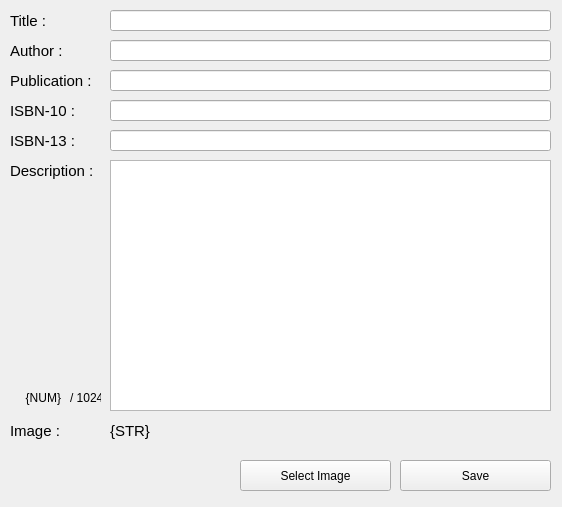
<?xml version="1.0" encoding="UTF-8"?>
<ui version="4.0">
 <class>BookEditForm</class>
 <widget class="QWidget" name="BookEditForm">
  <property name="geometry">
   <rect>
    <x>0</x>
    <y>0</y>
    <width>562</width>
    <height>507</height>
   </rect>
  </property>
  <property name="sizePolicy">
   <sizepolicy hsizetype="Fixed" vsizetype="Fixed">
    <horstretch>0</horstretch>
    <verstretch>0</verstretch>
   </sizepolicy>
  </property>
  <property name="windowTitle">
   <string>Book Edit</string>
  </property>
  <property name="windowIcon">
   <iconset>
    <normaloff>../../assets/logo.svg</normaloff>../../assets/logo.svg</iconset>
  </property>
  <widget class="QLabel" name="label">
   <property name="geometry">
    <rect>
     <x>10</x>
     <y>10</y>
     <width>91</width>
     <height>21</height>
    </rect>
   </property>
   <property name="styleSheet">
    <string notr="true">font-size: 15px;</string>
   </property>
   <property name="text">
    <string>Title : </string>
   </property>
  </widget>
  <widget class="QLabel" name="label_2">
   <property name="geometry">
    <rect>
     <x>10</x>
     <y>40</y>
     <width>91</width>
     <height>21</height>
    </rect>
   </property>
   <property name="styleSheet">
    <string notr="true">font-size: 15px;</string>
   </property>
   <property name="text">
    <string>Author : </string>
   </property>
  </widget>
  <widget class="QLabel" name="label_3">
   <property name="geometry">
    <rect>
     <x>10</x>
     <y>70</y>
     <width>91</width>
     <height>21</height>
    </rect>
   </property>
   <property name="styleSheet">
    <string notr="true">font-size: 15px;</string>
   </property>
   <property name="text">
    <string>Publication : </string>
   </property>
  </widget>
  <widget class="QLabel" name="label_4">
   <property name="geometry">
    <rect>
     <x>10</x>
     <y>100</y>
     <width>91</width>
     <height>21</height>
    </rect>
   </property>
   <property name="styleSheet">
    <string notr="true">font-size: 15px;</string>
   </property>
   <property name="text">
    <string>ISBN-10 : </string>
   </property>
  </widget>
  <widget class="QLabel" name="label_5">
   <property name="geometry">
    <rect>
     <x>10</x>
     <y>130</y>
     <width>91</width>
     <height>21</height>
    </rect>
   </property>
   <property name="styleSheet">
    <string notr="true">font-size: 15px;</string>
   </property>
   <property name="text">
    <string>ISBN-13 : </string>
   </property>
  </widget>
  <widget class="QLabel" name="label_6">
   <property name="geometry">
    <rect>
     <x>10</x>
     <y>160</y>
     <width>91</width>
     <height>21</height>
    </rect>
   </property>
   <property name="styleSheet">
    <string notr="true">font-size: 15px;</string>
   </property>
   <property name="text">
    <string>Description : </string>
   </property>
  </widget>
  <widget class="QPlainTextEdit" name="plainTextEditDescription">
   <property name="geometry">
    <rect>
     <x>110</x>
     <y>160</y>
     <width>441</width>
     <height>251</height>
    </rect>
   </property>
   <property name="plainText">
    <string/>
   </property>
  </widget>
  <widget class="QLineEdit" name="lineEditTitle">
   <property name="geometry">
    <rect>
     <x>110</x>
     <y>10</y>
     <width>441</width>
     <height>21</height>
    </rect>
   </property>
   <property name="text">
    <string/>
   </property>
   <property name="maxLength">
    <number>64</number>
   </property>
  </widget>
  <widget class="QLineEdit" name="lineEditAuthor">
   <property name="geometry">
    <rect>
     <x>110</x>
     <y>40</y>
     <width>441</width>
     <height>21</height>
    </rect>
   </property>
   <property name="text">
    <string/>
   </property>
   <property name="maxLength">
    <number>64</number>
   </property>
  </widget>
  <widget class="QLineEdit" name="lineEditPublication">
   <property name="geometry">
    <rect>
     <x>110</x>
     <y>70</y>
     <width>441</width>
     <height>21</height>
    </rect>
   </property>
   <property name="text">
    <string/>
   </property>
   <property name="maxLength">
    <number>64</number>
   </property>
  </widget>
  <widget class="QLineEdit" name="lineEditISBN10">
   <property name="geometry">
    <rect>
     <x>110</x>
     <y>100</y>
     <width>441</width>
     <height>21</height>
    </rect>
   </property>
   <property name="text">
    <string/>
   </property>
   <property name="maxLength">
    <number>10</number>
   </property>
  </widget>
  <widget class="QLineEdit" name="lineEditISBN13">
   <property name="geometry">
    <rect>
     <x>110</x>
     <y>130</y>
     <width>441</width>
     <height>21</height>
    </rect>
   </property>
   <property name="text">
    <string/>
   </property>
   <property name="maxLength">
    <number>13</number>
   </property>
  </widget>
  <widget class="QPushButton" name="pushButtonSave">
   <property name="geometry">
    <rect>
     <x>400</x>
     <y>460</y>
     <width>151</width>
     <height>31</height>
    </rect>
   </property>
   <property name="text">
    <string>Save</string>
   </property>
  </widget>
  <widget class="QLabel" name="labelDescriptionCharacterCounting">
   <property name="geometry">
    <rect>
     <x>10</x>
     <y>390</y>
     <width>51</width>
     <height>16</height>
    </rect>
   </property>
   <property name="text">
    <string>{NUM}</string>
   </property>
   <property name="alignment">
    <set>Qt::AlignRight|Qt::AlignTrailing|Qt::AlignVCenter</set>
   </property>
  </widget>
  <widget class="QLabel" name="label_8">
   <property name="geometry">
    <rect>
     <x>70</x>
     <y>390</y>
     <width>31</width>
     <height>16</height>
    </rect>
   </property>
   <property name="text">
    <string>/ 1024</string>
   </property>
  </widget>
  <widget class="QPushButton" name="pushButtonSelectImage">
   <property name="geometry">
    <rect>
     <x>240</x>
     <y>460</y>
     <width>151</width>
     <height>31</height>
    </rect>
   </property>
   <property name="text">
    <string>Select Image</string>
   </property>
  </widget>
  <widget class="QLabel" name="label_7">
   <property name="geometry">
    <rect>
     <x>10</x>
     <y>420</y>
     <width>91</width>
     <height>21</height>
    </rect>
   </property>
   <property name="styleSheet">
    <string notr="true">font-size: 15px;</string>
   </property>
   <property name="text">
    <string>Image : </string>
   </property>
  </widget>
  <widget class="QLabel" name="labelFileName">
   <property name="geometry">
    <rect>
     <x>110</x>
     <y>420</y>
     <width>441</width>
     <height>21</height>
    </rect>
   </property>
   <property name="styleSheet">
    <string notr="true">font-size: 15px;</string>
   </property>
   <property name="text">
    <string>{STR}</string>
   </property>
  </widget>
 </widget>
 <tabstops>
  <tabstop>lineEditTitle</tabstop>
  <tabstop>lineEditAuthor</tabstop>
  <tabstop>lineEditPublication</tabstop>
  <tabstop>lineEditISBN10</tabstop>
  <tabstop>lineEditISBN13</tabstop>
  <tabstop>plainTextEditDescription</tabstop>
  <tabstop>pushButtonSelectImage</tabstop>
  <tabstop>pushButtonSave</tabstop>
 </tabstops>
 <resources/>
 <connections/>
</ui>
